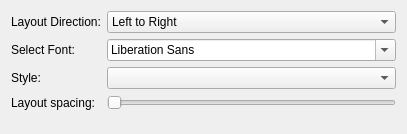
<?xml version="1.0" encoding="UTF-8"?>
<ui version="4.0">
 <class>embeddedDialog</class>
 <widget class="QDialog" name="embeddedDialog">
  <property name="geometry">
   <rect>
    <x>0</x>
    <y>0</y>
    <width>407</width>
    <height>134</height>
   </rect>
  </property>
  <property name="windowTitle">
   <string>Embedded Dialog</string>
  </property>
  <layout class="QFormLayout" name="formLayout">
   <property name="fieldGrowthPolicy">
    <enum>QFormLayout::AllNonFixedFieldsGrow</enum>
   </property>
   <item row="0" column="0">
    <widget class="QLabel" name="label">
     <property name="text">
      <string>Layout Direction:</string>
     </property>
     <property name="buddy">
      <cstring>layoutDirection</cstring>
     </property>
    </widget>
   </item>
   <item row="0" column="1">
    <widget class="QComboBox" name="layoutDirection">
     <item>
      <property name="text">
       <string>Left to Right</string>
      </property>
     </item>
     <item>
      <property name="text">
       <string>Right to Left</string>
      </property>
     </item>
    </widget>
   </item>
   <item row="1" column="0">
    <widget class="QLabel" name="label_2">
     <property name="text">
      <string>Select Font:</string>
     </property>
     <property name="buddy">
      <cstring>fontComboBox</cstring>
     </property>
    </widget>
   </item>
   <item row="1" column="1">
    <widget class="QFontComboBox" name="fontComboBox"/>
   </item>
   <item row="2" column="0">
    <widget class="QLabel" name="label_3">
     <property name="text">
      <string>Style:</string>
     </property>
     <property name="buddy">
      <cstring>style</cstring>
     </property>
    </widget>
   </item>
   <item row="2" column="1">
    <widget class="QComboBox" name="style"/>
   </item>
   <item row="3" column="0">
    <widget class="QLabel" name="label_4">
     <property name="text">
      <string>Layout spacing:</string>
     </property>
     <property name="buddy">
      <cstring>spacing</cstring>
     </property>
    </widget>
   </item>
   <item row="3" column="1">
    <widget class="QSlider" name="spacing">
     <property name="orientation">
      <enum>Qt::Horizontal</enum>
     </property>
    </widget>
   </item>
  </layout>
 </widget>
 <resources/>
 <connections/>
</ui>
